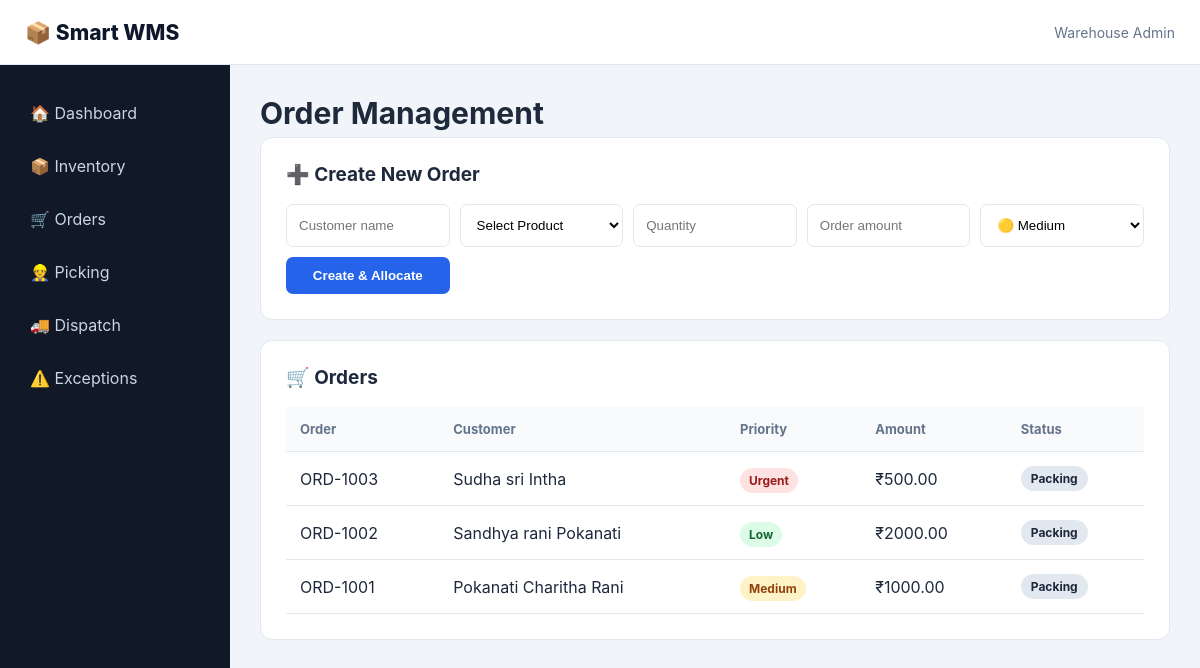
The page /orders on the database its author committed.
### database.py (models this page shows)
class Order(db.Model):
    id = db.Column(db.Integer, primary_key=True)
    order_number = db.Column(
        db.String(50),
        unique=True,
        nullable=False
    )
    customer = db.Column(db.String(150))
    priority = db.Column(
        db.String(30),
        default="Low"
    )
    status = db.Column(
        db.String(50),
        default="Pending"
    )
    total_amount = db.Column(
        db.Float,
        default=0
    )
    created_at = db.Column(
        db.DateTime,
        default=datetime.utcnow
    )

### app.py (the view, shortened to what this page needs)
@app.route(
    "/orders",
    methods=["GET", "POST"]
)
def orders():
    all_orders = Order.query.order_by(
        Order.created_at.desc()
    ).all()
    products = Product.query.all()
    return render_template(
        "orders.html",
        orders=all_orders,
        products=products
    )

### templates/orders.html (shortened to what this page needs)
{% extends "base.html" %}
{% block content %}
<h1>Order Management</h1>
<div class="panel">
    <h2>➕ Create New Order</h2>
    <form method="POST"
          class="order-form">
        <input
            name="customer"
            placeholder="Customer name"
            required
        >
        <select name="product_id" required>
            <option value="">
                Select Product
            </option>
        </select>
        <input
            type="number"
            name="quantity"
            min="1"
            placeholder="Quantity"
            required
        >
        <input
            type="number"
            name="amount"
            min="0"
            step="0.01"
            placeholder="Order amount"
            required
        >
        <select name="priority">
            <option value="Medium" selected>
                🟡 Medium
            </option>
        </select>
        <button type="submit">
            Create & Allocate
        </button>
    </form>
</div>
<div class="panel">
    <h2>🛒 Orders</h2>
    <table>
        <thead>
            <tr>
                <th>Order</th>
                <th>Customer</th>
                <th>Priority</th>
                <th>Amount</th>
                <th>Status</th>
            </tr>
        </thead>
        <tbody>
        {% for order in orders %}
            <tr>
                <td>
                    {{ order.order_number }}
                </td>
                <td>
                    {{ order.customer }}
                </td>
                <td>
                    <span class="priority
                    {{ order.priority|lower }}">
                        {{ order.priority }}
                    </span>
                </td>
                <td>
                    ₹{{ "%.2f"|format(order.total_amount) }}
                </td>
                <td>
                    <span class="badge">
                        {{ order.status }}
                    </span>
                </td>
            </tr>
        {% else %}
            <tr>
                <td colspan="5">
                    No orders available.
                </td>
            </tr>
        {% endfor %}
        </tbody>
    </table>
</div>
{% endblock %}

### templates/base.html (shortened to what this page needs)
<!DOCTYPE html>
<html lang="en">
<head>
    <link rel="stylesheet"
          href="{{ url_for('static',
          filename='css/style.css') }}">
</head>
<body>
<header class="topbar">
    <div class="logo">
        📦 Smart WMS
    </div>
    <div class="admin">
        Warehouse Admin
    </div>
</header>
<div class="layout">
    <aside class="sidebar">
        <a href="{{ url_for('dashboard') }}">
            🏠 Dashboard
        </a>
        <a href="{{ url_for('inventory') }}">
            📦 Inventory
        </a>
        <a href="{{ url_for('orders') }}">
            🛒 Orders
        </a>
        <a href="{{ url_for('picking') }}">
            👷 Picking
        </a>
        <a href="{{ url_for('dispatch') }}">
            🚚 Dispatch
        </a>
        <a href="{{ url_for('exceptions') }}">
            ⚠️ Exceptions
        </a>
    </aside>
    <main class="content">
        {% block content %}
        {% endblock %}
    </main>
</div>
</body>
</html>

### static/css/style.css (style rules this page uses)
* { box-sizing: border-box; margin: 0; padding: 0; }
:root { --primary: #2563eb; --dark: #0f172a; --sidebar: #111827; --background: #f1f5f9; --card: #ffffff; --text: #1e293b; --muted: #64748b; --success: #16a34a; --warning: #f59e0b; --danger: #dc2626; --border: #e2e8f0; }
body { font-family: Inter, Arial, sans-serif; background: var(--background); color: var(--text); }
.topbar { height: 65px; background: white; border-bottom: 1px solid var(--border); display: flex; align-items: center; justify-content: space-between; padding: 0 25px; position: sticky; top: 0; z-index: 10; }
.logo { font-size: 21px; font-weight: 800; color: var(--dark); }
.admin { color: var(--muted); font-size: 14px; }
.layout { display: flex; min-height: calc(100vh - 65px); }
.sidebar { width: 230px; background: var(--sidebar); padding: 25px 15px; flex-shrink: 0; }
.sidebar a { display: block; text-decoration: none; color: #cbd5e1; padding: 13px 15px; border-radius: 8px; margin-bottom: 7px; transition: 0.2s; }
.content { flex: 1; padding: 30px; max-width: 1600px; }
h1 { font-size: 30px; margin-bottom: 6px; }
h2 { font-size: 19px; margin-bottom: 18px; }
.panel { background: white; border: 1px solid var(--border); border-radius: 12px; padding: 25px; margin-bottom: 20px; }
table { width: 100%; border-collapse: collapse; }
th { text-align: left; background: #f8fafc; color: var(--muted); font-size: 13px; }
th, td { padding: 14px; border-bottom: 1px solid var(--border); }
.badge { display: inline-block; padding: 5px 10px; border-radius: 20px; background: #e2e8f0; font-size: 12px; font-weight: 700; }
.priority { padding: 5px 9px; border-radius: 15px; font-size: 12px; font-weight: 700; }
.priority.urgent { background: #fee2e2; color: #991b1b; }
.priority.medium { background: #fef3c7; color: #92400e; }
.priority.low { background: #dcfce7; color: #166534; }
.order-form { display: grid; grid-template-columns: repeat(5, 1fr); gap: 10px; }
input, select { width: 100%; padding: 12px; border: 1px solid var(--border); border-radius: 7px; outline: none; background: white; }
button { border: none; border-radius: 7px; padding: 11px 18px; background: var(--primary); color: white; font-weight: 700; cursor: pointer; transition: 0.2s; }

### rows shown on the page
Order: order_number "ORD-1003", customer "Sudha sri Intha", priority "Urgent", total_amount "500.00", status "Packing"
Order: order_number "ORD-1002", customer "Sandhya rani Pokanati", priority "Low", total_amount "2000.00", status "Packing"
Order: order_number "ORD-1001", customer "Pokanati Charitha Rani", priority "Medium", total_amount "1000.00", status "Packing"
